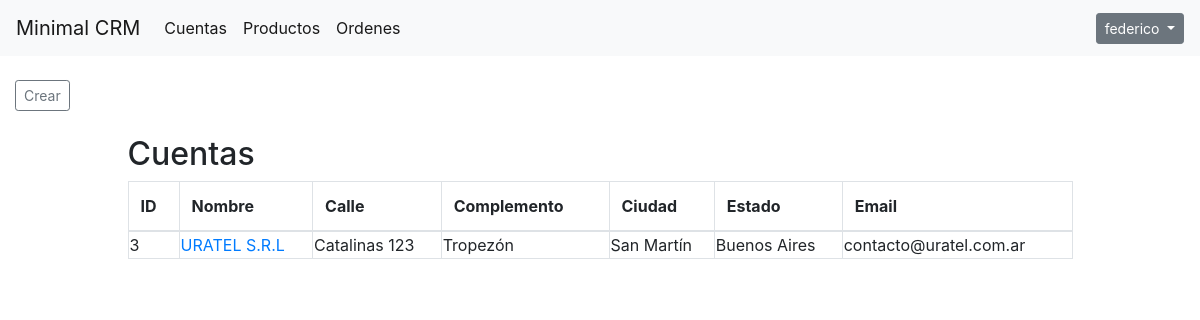
/lista_cuentas/ (signed in), run on the app's committed database.
### crm/models.py (models this page shows, shortened)
class Cuenta(models.Model):
    personeria = models.CharField(choices=PER_JURID_CHOICES, default="PJ", max_length=256)
    es_cliente = models.BooleanField(default=True)
    es_proveedor = models.BooleanField(default=False)
    nombre = models.CharField(max_length=256)
    calle = models.CharField(max_length=256)
    complemento = models.CharField(max_length=256)
    codigo_postal = models.CharField(max_length=256)
    ciudad = models.CharField(max_length=256)
    estado = models.CharField(max_length=256)
    pais = models.CharField(max_length=256)
    telefono = models.CharField(max_length=256)
    email = models.CharField(max_length=256)
    website = models.CharField(max_length=256)
    vendedor = models.ForeignKey(User, on_delete=models.CASCADE, null=True)
    def get_absolute_url(self):
        return reverse('cuenta-details', args=[str(self.id)])

### crm/views.py (the view)
# urls.py: path('lista_cuentas/', ListaCuentas.as_view(), name='lista_cuentas'),
class ListaCuentas(LoginRequiredMixin, ListView):
    model = Cuenta
    context_object_name = 'lista_cuentas'
    template_name = 'lista_cuentas.html'
    paginate_by = 10

### templates/lista_cuentas.html (shortened to what this page needs)
{% extends "header.html" %}
{% block content %}
<div class="col-md-12">
    <br />
    {% if perms.crm.add_cuenta %}
         <a class="btn btn-sm btn-outline-secondary" href="{% url 'cuenta-add' %}" role="button">Crear</a>
    {% endif %}
    <br />
    <br />
    <div class="col-md-10 col-md-offset-4 centered">
    <h2>Cuentas</h2>
        {% if lista_cuentas %}
        <table class="table table-bordered">
            <thead>
                <th>ID</th>
                <th>Nombre</th>
                <th>Calle</th>
                <th>Complemento</th>
                <th>Ciudad</th>
                <th>Estado</th>
                <th>Email</th>
            </thead>
        {% for cuenta in lista_cuentas %}
            <tr>
                <td>{{ cuenta.id }}</td>
                <td><a href="{{ cuenta.get_absolute_url }}">{{ cuenta.nombre }}</a></td>
                <td>{{ cuenta.calle }}</td>
                <td>{{ cuenta.complemento }}</td>
                <td>{{ cuenta.ciudad }}</td>
                <td>{{ cuenta.estado }}</td>
                <td>{{ cuenta.email }}</td>
            </tr>
        {% endfor %}
        </table>
        {% endif %}
    </div>
</div>
{% endblock %}

### templates/header.html (shortened to what this page needs)
{% load static %}
<!DOCTYPE html>
<html lang="es">
<head>
    <link rel="stylesheet" href="https://stackpath.bootstrapcdn.com/bootstrap/4.2.1/css/bootstrap.min.css">
    <link rel="stylesheet" href="https://cdnjs.cloudflare.com/ajax/libs/font-awesome/4.6.3/css/font-awesome.min.css">
</head>
<body>
    <nav class="navbar navbar-expand-lg navbar-light bg-light">
        <a class="navbar-brand" href="{% url 'index' %}">Minimal CRM</a>
      <div class="collapse navbar-collapse" id="navbarSupportedContent">
        <ul class="navbar-nav mr-auto">
          <li class="nav-item active">
              <a class="nav-link" href="{% url 'lista_cuentas' %}">Cuentas<span class="sr-only">(current)</span></a>
          </li>
          <li class="nav-item active">
              <a class="nav-link" href="{% url 'lista_productos' %}">Productos<span class="sr-only">(current)</span></a>
          </li>
          <li class="nav-item active">
              <a class="nav-link" href="{% url 'lista_ordenes' %}">Ordenes<span class="sr-only">(current)</span></a>
          </li>
        </ul>
        {% if user.is_authenticated %}
        <div class="dropdown">
            <button class="btn btn-sm btn-secondary dropdown-toggle" type="button" id="dropdownMenuButton" data-toggle="dropdown" aria-haspopup="true" aria-expanded="false">
            {{ user.username }}
           </button>
        </div>
        {% else %}
            <a href="{% url 'login' %}">Ingresar</a>
        {% endif %}
      </div>
    </nav>
{% block content %}
{% endblock %}
</body>
</html>

### templates/header.html (style rules this page uses)
.centered { margin: 0 auto; }
tr td { padding: 1px !important; margin: 1px !important; }

### data on the page
Cuenta: id "3", nombre "URATEL S.R.L", calle "Catalinas 123", complemento "Tropezón", ciudad "San Martín", estado "Buenos Aires", email "contacto@uratel.com.ar"

### other printed values
{{ user.username }} "federico"
